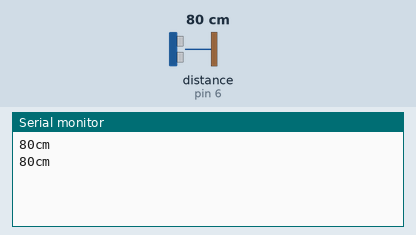
Recording of a sketch running on a simulated Arduino Uno, built with avr-gcc and run on an emulated ATmega328P. On the bench: the last lines printed to the serial monitor. Wiring (inferred from the names in the program): ultrasonic range finder: trigger pin 5; echo pin 6. The inputs (shaded band) are chosen by the test bench; at power-on: distance to the obstacle (sensor on pin 6) 80 cm. The echo pulse lasts 58.3 µs per cm.

Above: at 1.8 s.
1.9 s: distance to the obstacle (sensor on pin 6) set to 2 cm
At 2.8 s:
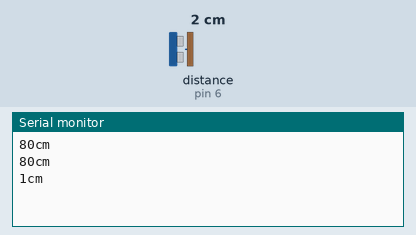
3.4 s: distance to the obstacle (sensor on pin 6) set to 4 cm
At 4.5 s:
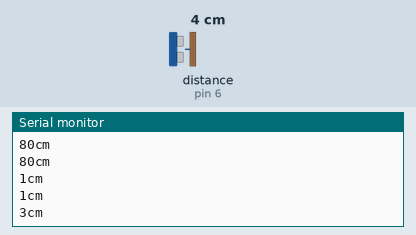
Timing chart, 0 to 6.4 s (numbered marks = the images above; inputs shaded):
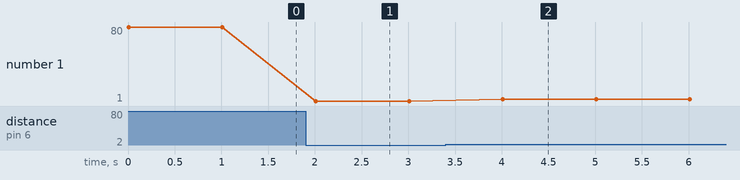

Measured:
- after the input at 1.9 s, the serial monitor: prints a new line after 0.11 s (image 1)
- after the input at 3.4 s, the serial monitor: prints a new line after 0.61 s (image 2)
- plotted number 1: 80 → 1 after the input at 1.9 s, 1 → 3 after the input at 3.4 s

The sketch:

minicar_02_ultra_1.ino
```cpp
const int trigPin = 5;
const int echoPin = 6;

int duration, distance;

void setup() {
    Serial.begin (9600);
    pinMode(trigPin, OUTPUT);
    pinMode(echoPin, INPUT);
}

void loop() {
  digitalWrite(trigPin, HIGH);
  delayMicroseconds(10);
  digitalWrite(trigPin, LOW);

  duration = pulseIn(echoPin, HIGH);

  distance = duration / 58;

  Serial.print(distance);
  Serial.println("cm");

  delay(1000);
}
```
